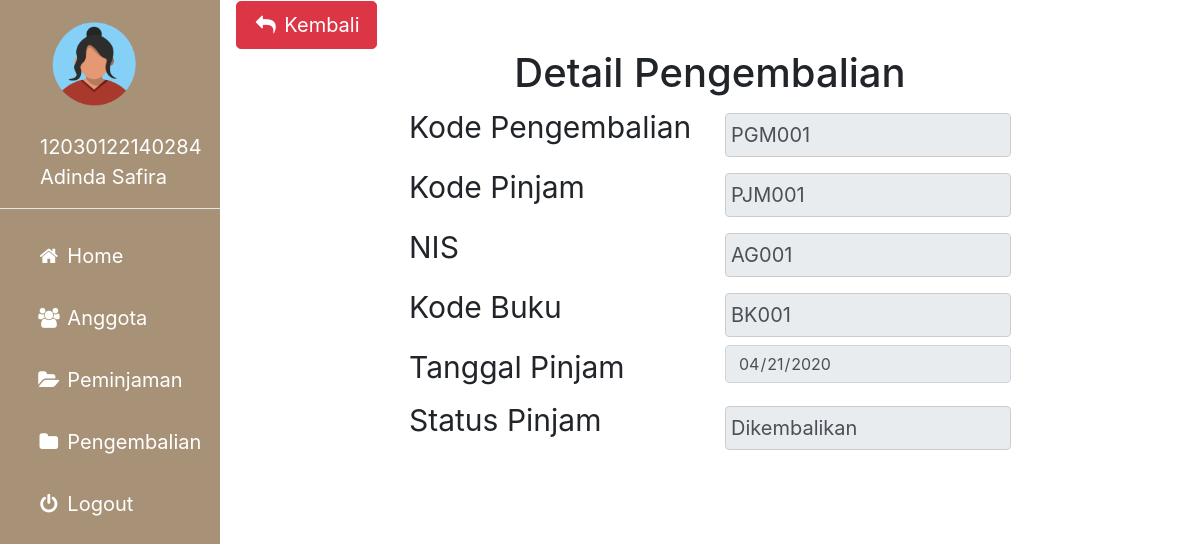
The app's page /admin/pengembalian_detail.php?agung=PGM001 (signed in) with its own data.
### tables this page shows
CREATE TABLE `pengembalian` (
  `kode_kembali` varchar(11) NOT NULL,
  `kode_pinjam` varchar(11) NOT NULL,
  `nis` varchar(11) NOT NULL,
  `kode_buku` varchar(10) NOT NULL,
  `status_pengembalian` varchar(30) NOT NULL,
  `tgl_pengembalian` date NOT NULL
);

### admin/pengembalian_detail.php (the view, shortened to what this page needs)
<?php
include'sidebar.php';
 ?>
 <link rel="stylesheet" href="../img/csskonten.css">
 <link rel="stylesheet" href="../css/bootstrap.css">
 <?php
 $metode = $_GET['agung'];
 $edit = $koneksi -> prepare("SELECT * FROM pengembalian WHERE kode_kembali = :kode");
 $edit -> bindParam(':kode', $metode);
 $edit -> execute();
 $hasil = $edit -> fetch();
 ?>
 <div class="main">
   <button type="button" name="button" onclick="history.back(-1)" class="btn btn-danger btn-lg"><i class="fa fa-fw fa-reply"></i> Kembali</button>
   <div class="container col-md-8">
     <h1 align=center>Detail Pengembalian</h1>
     <div class="row">
       <div class="col">
         <label for="kode">Kode Pengembalian</label>
       </div>
       <div class="col">
         <input type="text" class="form-control" name="kd_kembali" value="<?php echo $hasil['kode_kembali']; ?>" readonly>
       </div>
     </div>
     <div class="row">
       <div class="col">
         <label for="kode">Kode Pinjam</label>
       </div>
       <div class="col">
         <input type="text" class="form-control" name="kd_pinjam" value="<?php echo $hasil['kode_pinjam']; ?>" readonly>
       </div>
     </div>
     <div class="row">
       <div class="col">
         <label for="kode">NIS</label>
       </div>
       <div class="col">
         <input type="text" class="form-control" name="kd_pinjam" value="<?php echo $hasil['nis']; ?>" readonly>
       </div>
     </div>
     <div class="row">
       <div class="col">
         <label for="kode">Kode Buku</label>
       </div>
       <div class="col">
         <input type="text" class="form-control" name="kd_buku" value="<?php echo $hasil['kode_buku'];?>" readonly>
       </div>
     </div>
     <div class="row">
       <div class="col">
         <label for="kode">Tanggal Pinjam</label>
       </div>
       <div class="col">
         <input type="date" class="form-control" name="tgl_pinjam" value="<?php echo $hasil['tgl_pengembalian'];?>" readonly>
       </div>
     </div>
     <div class="row">
       <div class="col">
         <label for="kode">Status Pinjam</label>
       </div>
       <div class="col">
         <input type="text" class="form-control" name="jmlh_pinjam" value="<?php echo $hasil['status_pengembalian'];?>" readonly>
       </div>
     </div>
     <br>
   </div>
 </div>

### img/cssadmin.css (style rules this page uses)
body { margin: 0; font-family: "Lato", sans-serif; }

### img/csskonten.css (style rules this page uses)
.main { margin-left: 220px; padding: 1px 16px; height: 100%; font-size: 30px; }
input[type=text], input[type=password], select { width: 100%; padding: 5px 5px; margin: 8px 0; display: inline-block; border: 1px solid #ccc; box-sizing: border-box; font-size: 20px; }

### records on screen
pengembalian: kd_kembali "PGM001", kd_pinjam "PJM001", kd_pinjam "AG001", kd_buku "BK001", tgl_pinjam "04/21/2020", jmlh_pinjam "Dikembalikan"

### other values on screen
$_SESSION['username']['id'] "12030122140284"
$_SESSION['username']['nama'] "Adinda Safira"
